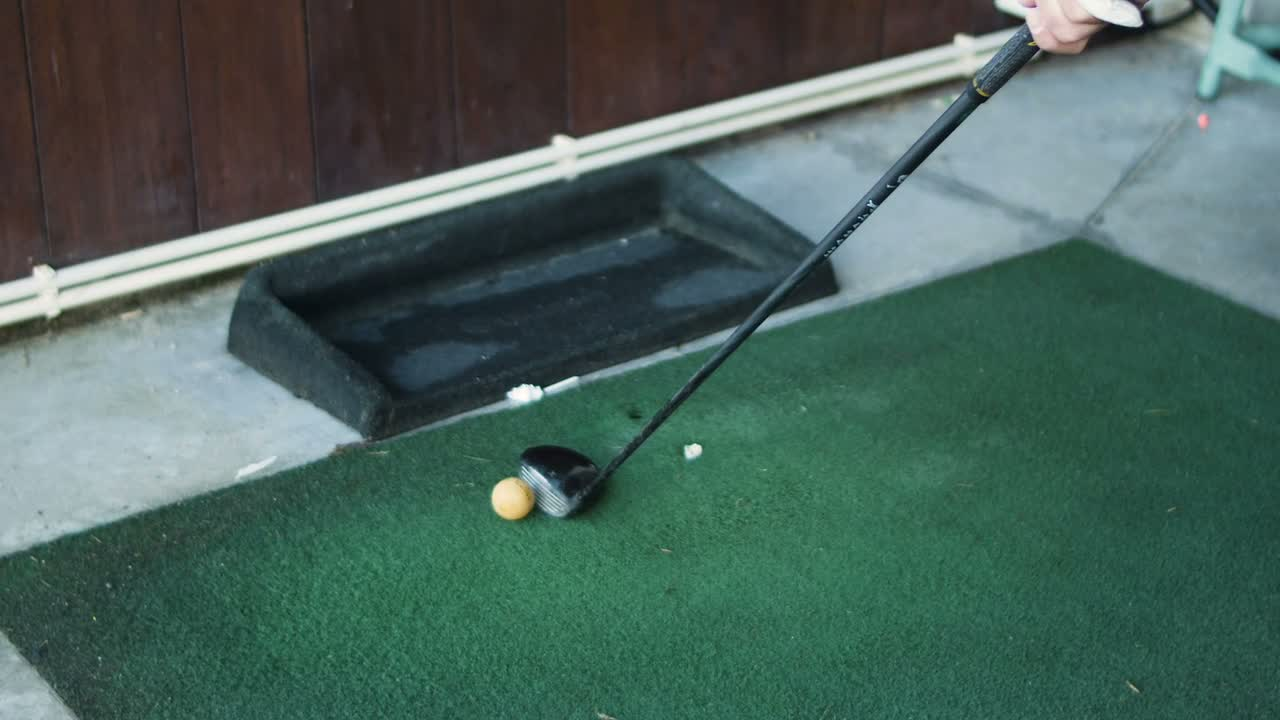
#> input picture assets/reference_videos/driver_thumb_01.jpg, 1280 x 720 px
$ python -i camera_motion.py   (imports and definitions only)
#> lines starting #> are read from the running program, lines starting #| are printed output that depends on the picture
"""
Golf Tracer Studio R4 — Camera Motion & Background Shake Estimator (`camera_motion.py`).
偵測拍攝期間相機晃動與背景位移，提供背景補償位移量 (dx_norm, dy_norm)；
若晃動超過安全門檻，標記 CAMERA_MOVED 並阻止假自動追蹤通過。
"""

from dataclasses import dataclass

import cv2
import numpy as np


@dataclass(frozen=True)
class CameraMotionEstimate:
    source_pts_us: int
    dx_norm: float
    dy_norm: float
    magnitude_norm: float
    is_unstable: bool

    @property
    def stability_score(self) -> float:
        return float(np.clip(1.0 - self.magnitude_norm * 10.0, 0.0, 1.0))


class CameraMotionTracker:
    """基於邊緣靜態背景區特徵點光流之相機穩定度分析器。"""

    def __init__(self, unstable_threshold_norm: float = 0.018) -> None:
        self.unstable_threshold_norm = float(unstable_threshold_norm)
        self._prev_gray: np.ndarray | None = None
        self._cum_dx: float = 0.0
        self._cum_dy: float = 0.0

    def update(self, frame_bgr: np.ndarray, source_pts_us: int = 0) -> CameraMotionEstimate:
        return self.step(frame_bgr, source_pts_us)

    def step(self, frame_bgr: np.ndarray, source_pts_us: int = 0) -> CameraMotionEstimate:
        h, w = frame_bgr.shape[:2]
        small_w, small_h = 320, max(180, int(round(320 * h / max(1, w))))
        gray = cv2.cvtColor(cv2.resize(frame_bgr, (small_w, small_h)), cv2.COLOR_BGR2GRAY)

        if self._prev_gray is None or self._prev_gray.shape != gray.shape:
            self._prev_gray = gray
            return CameraMotionEstimate(
                source_pts_us=source_pts_us,
                dx_norm=0.0,
                dy_norm=0.0,
                magnitude_norm=0.0,
                is_unstable=False,
            )

        # 建立外圍背景遮罩 (排除中央球員揮桿區域 [0.22..0.78, 0.18..0.92])
        mask = np.full_like(gray, 255)
        mx1, mx2 = int(small_w * 0.22), int(small_w * 0.78)
        my1, my2 = int(small_h * 0.18), int(small_h * 0.92)
        mask[my1:my2, mx1:mx2] = 0

        pts0 = cv2.goodFeaturesToTrack(
            self._prev_gray,
            maxCorners=60,
            qualityLevel=0.02,
            minDistance=8,
            mask=mask,
        )
        dx_norm, dy_norm, mag = 0.0, 0.0, 0.0
        if pts0 is not None and len(pts0) >= 6:
            pts1, st, _ = cv2.calcOpticalFlowPyrLK(
                self._prev_gray,
                gray,
                pts0,
                None,
                winSize=(15, 15),
                maxLevel=2,
            )
            if pts1 is not None and st is not None:
                good0 = pts0[st.ravel() == 1].reshape(-1, 2)
                good1 = pts1[st.ravel() == 1].reshape(-1, 2)
                if len(good0) >= 6:
                    diffs = good1 - good0
                    med_dx = float(np.median(diffs[:, 0])) / float(small_w)
                    med_dy = float(np.median(diffs[:, 1])) / float(small_h)
                    dx_norm = med_dx
                    dy_norm = med_dy
                    mag = float(np.hypot(dx_norm, dy_norm))
                    self._cum_dx += dx_norm
                    self._cum_dy += dy_norm

        self._prev_gray = gray
        return CameraMotionEstimate(
            source_pts_us=source_pts_us,
            dx_norm=dx_norm,
            dy_norm=dy_norm,
            magnitude_norm=mag,
            is_unstable=(mag > self.unstable_threshold_norm),
        )

>>> import cv2
>>> picture = cv2.imread('../../../assets/reference_videos/driver_thumb_01.jpg')
#> picture is the input picture: shape (720, 1280, 3); mean B, G, R 92.2, 100.1, 73.6
>>> result = CameraMotionTracker().update(picture)
#> in step, `gray = cv2.cvtColor(cv2.resize(frame_bgr, (small_w, small_h)), cv2.COL..`:
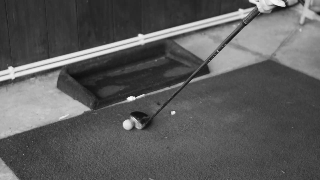
#> gray: shape (180, 320); min 13, max 252, mean 91.4

$ run again, on assets/reference_videos/driver_thumb_03.jpg
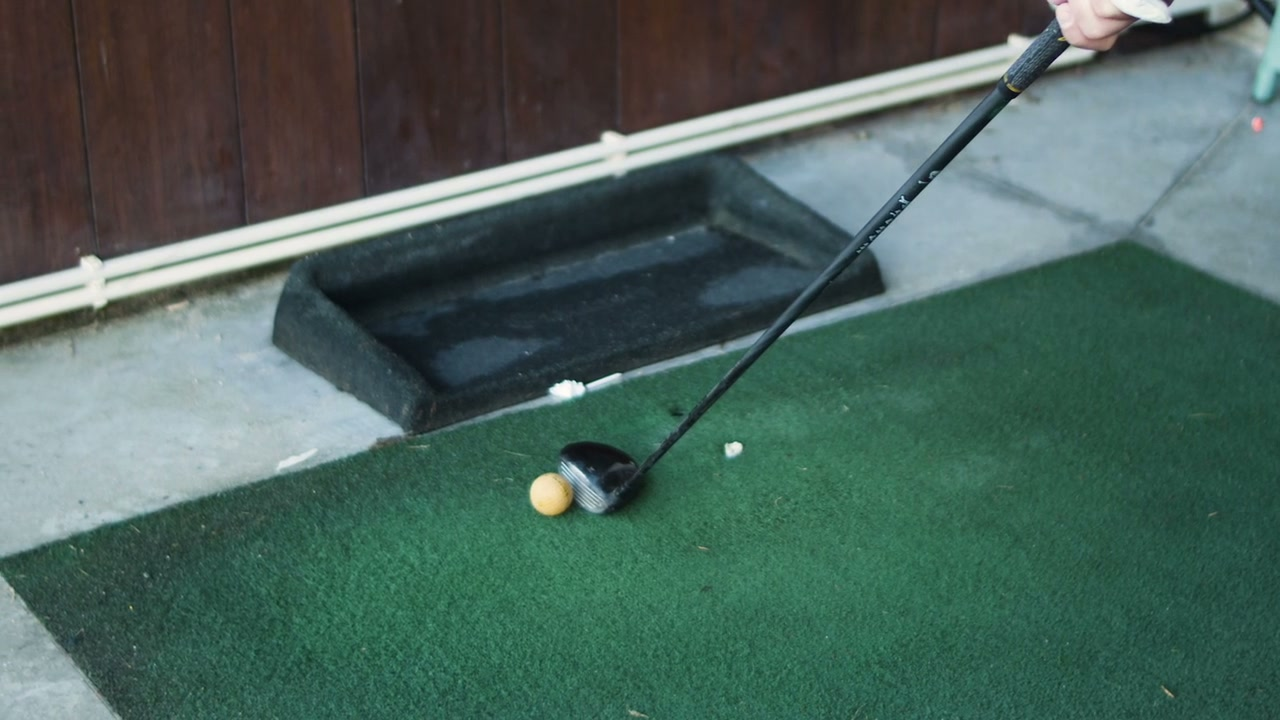
#> input picture assets/reference_videos/driver_thumb_03.jpg, 1280 x 720 px
#> picture is the input picture: shape (720, 1280, 3); mean B, G, R 92.7, 100.4, 75.2
#> in step, `gray = cv2.cvtColor(cv2.resize(frame_bgr, (small_w, small_h)), cv2.COL..`:
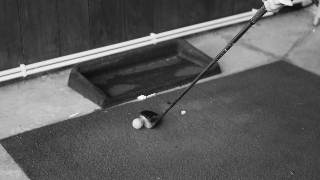
#> gray: shape (180, 320); min 13, max 252, mean 92.1
